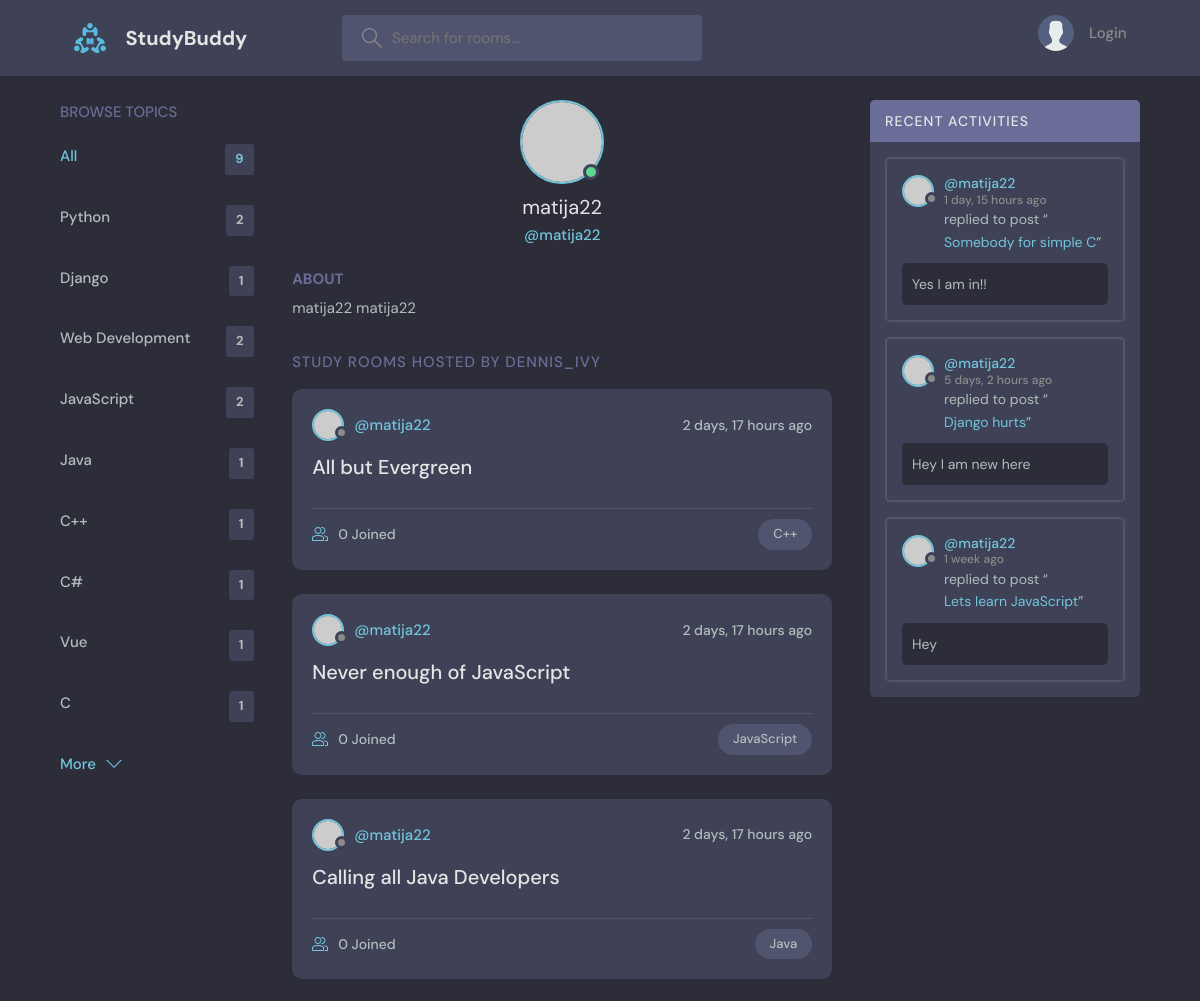
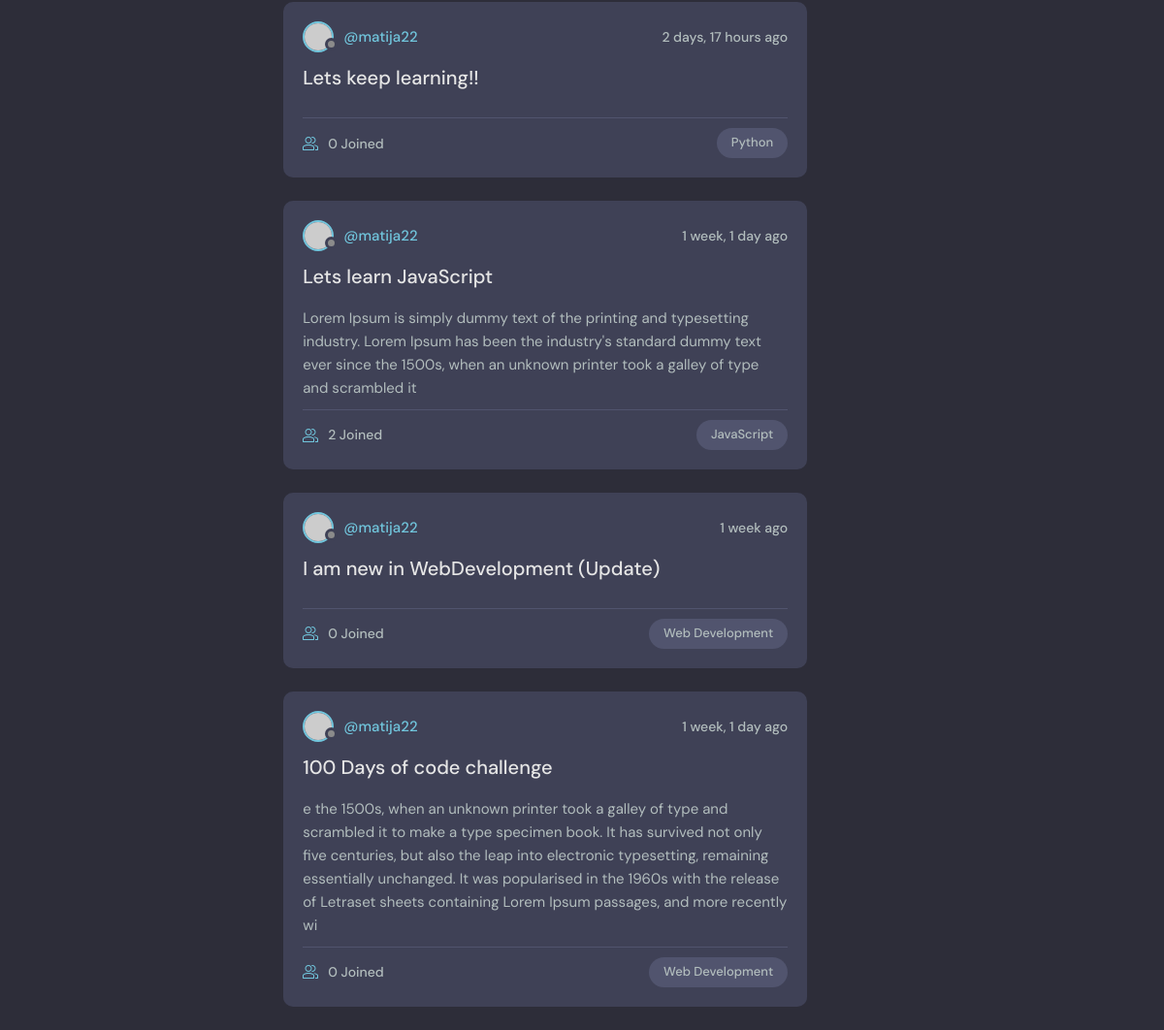
The app's page /profile/1 with its own data (2 pictures, top to bottom).
### base/models.py (models this page shows, shortened)
class Topic(models.Model):
    name = models.CharField(max_length=200)

class Room(models.Model):
    host= models.ForeignKey(User , on_delete=models.SET_NULL, null=True) #moramo staviti null=true jer moramo dozvoliti da ako ga neko pobrise da moze biti prazan
    topic = models.ForeignKey(Topic , on_delete=models.SET_NULL, null=True) #moramo staviti null=true jer moramo dozvoliti da ako ga neko pobrise da moze biti prazan
    name = models.CharField(max_length=200)
    description = models.TextField(null=True, blank=True) #null is allowed/ to mjesto moze ostati prazn, jer inace to nije dozvoljeno ako ne navedes -- balnk= true --> ako runamo save method this we can leave empty
    participants = models.ManyToManyField(User, related_name='participants', blank=True)
    updated = models.DateTimeField(auto_now=True) #svaki put kada save-mo novi podatak ovdje ce biti zapisani detalji kada se to desilo
    created = models.DateTimeField(auto_now_add=True)
    class Meta:  #Model Meta is basically used to change the behavior of your model fields like changing order options,verbose_name and lot of other options
        ordering = ['-updated', '-created'] #reverse ordering tako da najnoviji update i created bude na vrhu liste
    def __str__(self): #The __str__ method in Python represents the class objects as a string – it can be used for classes. The __str__ method should be defined in a way that is easy to read and outputs all the members of the class. This method is also used as a debugging tool when the members of a class need to be checked.
        return self.name #creating string version

class Message(models.Model):
    user= models.ForeignKey(User, on_delete=models.CASCADE) #user model koji se importa iz django.contrib.auth. pogledaj na vrh i trazi na internetu
    room = models.ForeignKey(Room , on_delete=models.CASCADE) #kada neko makne parent room zelimo pobrisati kid od rooma, mozemo staviti  SET_NULL u tom slucaju bi stavio nula ne pobrisao totalno room
    body = models.TextField()
    updated = models.DateTimeField(auto_now=True) #svaki put kada save-mo novi podatak ovdje ce biti zapisani detalji kada se to desilo
    created = models.DateTimeField(auto_now_add=True)
    class Meta:  #Model Meta is basically used to change the behavior of your model fields like changing order options,verbose_name and lot of other options
        ordering = ['-updated', '-created'] #reverse ordering tako da najnoviji update i created bude na vrhu liste

### base/views.py (the view)
# urls.py: path('profile/<str:pk>', views.userProfile, name="user-profile"),
def userProfile(request, pk):
    user = User.objects.get(id=pk)
    rooms = user.room_set.all()
    room_messages = user.message_set.all()
    topics = Topic.objects.all()
    context = {'user':user, 'rooms':rooms, 'room_messages':room_messages, 'topics':topics}
    return render(request, 'base/profile.html', context)

### base/templates/base/profile.html (shortened to what this page needs)
{% extends 'main.html' %}
{% block content %}
  <main class="profile-page layout layout--3">
    <div class="container">
      {% include 'base/topics_component.html' %}
      <div class="roomList">
        <div class="profile">
          <div class="profile__avatar">
            <div class="avatar avatar--large active">
              <img src="https://randomuser.me/api/portraits/men/11.jpg" />
            </div>
          </div>
          <div class="profile__info">
            <h3>{{user.username}}</h3>
            <p>@{{user.username}}</p>
          </div>
          <div class="profile__about">
            <h3>About</h3>
            <p>
              {{user.username}} {{user.username}}
            </p>
          </div>
        </div>
        <div class="roomList__header">
          <div>
            <h2>Study Rooms Hosted by dennis_ivy</a>
            </h2>
          </div>
        </div>
        {% include 'base/feed_component.html' %}
      </div>
      {% include 'base/activity_component.html' %}
    </div>
  </main>
{% endblock content %}

### templates/main.html (shortened to what this page needs)
<!DOCTYPE html>
{% load static %}
<html lang="en">
  <head>
    <link rel="stylesheet" href="{% static 'styles/style.css' %}" />
  </head>
  <body>
    {% include 'navbar.html' %}
    {% block content %}
    {% endblock %}
  </body>
</html>

### templates/navbar.html (shortened to what this page needs)
{% load static %}
<header class="header header--loggedIn">
    <div class="container">
      <a href="{% url 'home' %}" class="header__logo">
        <img src="{% static 'images/logo.svg' %}" />
        <h1>StudyBuddy</h1>
      </a>
      <form class="header__search" method="GET" action="{% url 'home' %}">
        <label>
          <input name="q" placeholder="Search for rooms..." />
        </label>
      </form>
      <nav class="header__menu">
        {% if request.user.is_authenticated %}
        <div class="header__user">
          <a href="{% url 'update-user' %}">
            <div class="avatar avatar--medium active">
              <img src="https://randomuser.me/api/portraits/men/37.jpg" />
            </div>
            <p>{{request.user.username}}<span>@{{request.user.username}}</span></p>
          </a>
          <button class="dropdown-button">
            <svg version="1.1" xmlns="http://www.w3.org/2000/svg" width="32" height="32" viewBox="0 0 32 32">
              <title>chevron-down</title>
              <path d="M16 21l-13-13h-3l16 16 16-16h-3l-13 13z"></path>
            </svg>
          </button>
        </div>
        {% else %}
        <a href="{% url 'login' %}">
          <img src="{% static 'images/avatar.svg' %}" />
          <p>Login</p>
        </a>
        {% endif %}
      </nav>
    </div>
  </header>

### base/templates/base/topics_component.html
<div class="topics">
    <div class="topics__header">
      <h2>Browse Topics</h2>
    </div>
    <ul class="topics__list">
      <li>
        <a href="{% url 'home' %}" class="active">All <span>{{topics.count}}</span></a>
      </li>
      {% for topic in topics%}
      <li>
        <a href="{% url 'home' %}?q={{topic.name}}">{{topic.name}} <span>{{topic.room_set.all.count}}</span></a>
      </li>
      {% endfor %}
    </ul>
    <a class="btn btn--link" href="{% url 'topics' %}">
      More
      <svg version="1.1" xmlns="http://www.w3.org/2000/svg" width="32" height="32" viewBox="0 0 32 32">
        <title>chevron-down</title>
        <path d="M16 21l-13-13h-3l16 16 16-16h-3l-13 13z"></path>
      </svg>
    </a>
  </div>

### base/templates/base/feed_component.html (shortened to what this page needs)
{% for room in rooms %}
<div class="roomListRoom">
    <div class="roomListRoom__header">
      <a href="{% url 'user-profile' room.host.id %}" class="roomListRoom__author">
        <div class="avatar avatar--small">
          <img src="https://randomuser.me/api/portraits/women/11.jpg" />
        </div>
        <span>@{{room.host.username}}</span>
      </a>
      <div class="roomListRoom__actions">
        <span>{{room.created|timesince}} ago</span>
      </div>
    </div>
    <div class="roomListRoom__content">
      <a href="{% url 'room' room.id %}">{{room.name}}</a>
      <p>
        {{room.description}}
      </p>
    </div>
    <div class="roomListRoom__meta">
      <a href="{% url 'room' room.id %}" class="roomListRoom__joined">
        {{room.participants.all.count}} Joined
      </a>
      <p class="roomListRoom__topic">{{room.topic.name}}</p>
    </div>
  </div>
{% endfor %}

### base/templates/base/activity_component.html (shortened to what this page needs)
<div class="activities">
    <div class="activities__header">
      <h2>Recent Activities</h2>
    </div>
    {% for message in room_messages %}
    <div class="activities__box">
      <div class="activities__boxHeader roomListRoom__header">
        <a href="{% url 'user-profile' message.user.id %}" class="roomListRoom__author">
          <div class="avatar avatar--small">
            <img src="https://randomuser.me/api/portraits/women/11.jpg" />
          </div>
          <p>
            @{{message.user}}
            <span>{{message.created|timesince}} ago</span>
          </p>
        </a>
      </div>
      <div class="activities__boxContent">
        <p>replied to post “<a href="{% url 'room' message.room.id %}">{{message.room}}</a>”</p>
        <div class="activities__boxRoomContent">
            {{message.body}}
        </div>
      </div>
    </div>
    {% endfor %}
  </div>

### records on screen
Topic: name "Python", room_set.all.count "2"
Topic: name "Django", room_set.all.count "1"
Topic: name "Web Development", room_set.all.count "2"
Topic: name "JavaScript", room_set.all.count "2"
Topic: name "Java", room_set.all.count "1"
Topic: name "C++", room_set.all.count "1"
Topic: name "C#", room_set.all.count "1"
Topic: name "Vue", room_set.all.count "1"
Topic: name "C", room_set.all.count "1"
Room: host.username "matija22", created "2 days, 17 hours", name "All but Evergreen", participants.all.count "0", topic.name "C++"
Room: host.username "matija22", created "2 days, 17 hours", name "Never enough of JavaScript", participants.all.count "0", topic.name "JavaScript"
Room: host.username "matija22", created "2 days, 17 hours", name "Calling all Java Developers", participants.all.count "0", topic.name "Java"
Room: host.username "matija22", created "2 days, 17 hours", name "Lets keep learning!!", participants.all.count "0", topic.name "Python"
Room: host.username "matija22", created "1 week, 1 day", name "Lets learn JavaScript", description "Lorem Ipsum is simply dummy text of the printing and typesetting industry. Lorem Ipsum has been the industry's standard dummy text ever since the 1500s, when an unknown printer took a galley of type and scrambled it", participants.all.count "2", topic.name "JavaScript"
Room: host.username "matija22", created "1 week", name "I am new in WebDevelopment (Update)", participants.all.count "0", topic.name "Web Development"
Room: host.username "matija22", created "1 week, 1 day", name "100 Days of code challenge", description "e the 1500s, when an unknown printer took a galley of type and scrambled it to make a type specimen book. It has survived not only five centuries, but also the leap into electronic typesetting, remaining essentially unchanged. It was popularised in the 1960s with the release of Letraset sheets containing Lorem Ipsum passages, and more recently wi", participants.all.count "0", topic.name "Web Development"
Message: user "matija22", created "1 day, 15 hours", room "Somebody for simple C", body "Yes I am in!!"
Message: user "matija22", created "5 days, 2 hours", room "Django hurts", body "Hey I am new here"
Message: user "matija22", created "1 week", room "Lets learn JavaScript", body "Hey"

### other values on screen
{{ topics.count }} "9"
{{ user.username }} "matija22"
